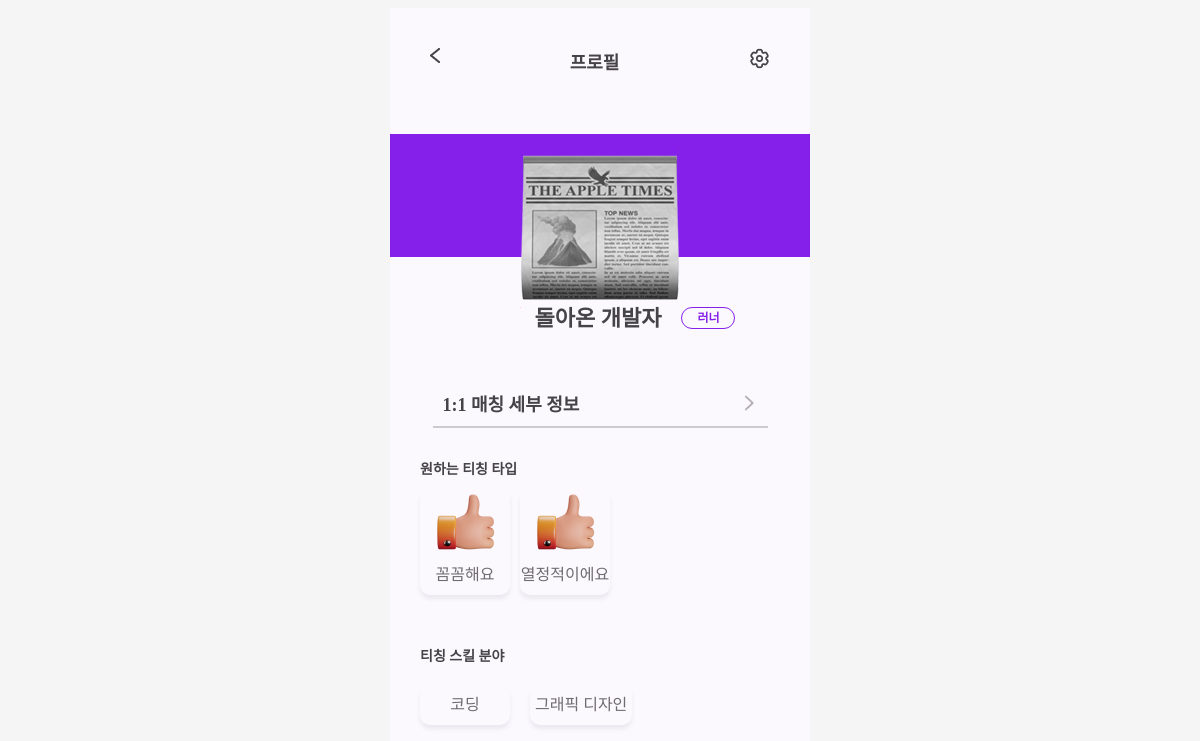
The page /profiles/learner/37/ on the database its author committed.
### profiles/models.py (models this page shows, shortened)
class Learner(models.Model):
    user = models.OneToOneField(User, on_delete=models.CASCADE, related_name='learner_profile')
    nickname = models.CharField(max_length=40, blank=True)
    emoji = models.ImageField(blank=True) # upload_to = 디렉터리 경로 작성요망
    birthdate = models.DateField(null = True, blank = False)
    skills = models.ManyToManyField(Skill, related_name='learner_wanting')
    personalities = models.ManyToManyField(Personality, related_name='learner_wanting')
    my_teachers = models.ManyToManyField(Teacher, related_name='my_learners')

class Personality(models.Model):
    name = models.CharField(max_length=50)

class Skill(models.Model):
    name = models.CharField(max_length=50)
    category = models.ForeignKey(Category, related_name = 'skill', on_delete=models.CASCADE)

### profiles/views.py (the view)
# urls.py: path('learner/<int:id>/', show_learner_profile, name='show_learner_profile'),
def show_learner_profile(request, id):
    profile = Learner.objects.get(id=id)
    return render(request, 'show_learner_profile.html', {'profile':profile})

### profiles/templates/show_learner_profile.html (shortened to what this page needs)
{% load static %}
<!DOCTYPE html>
<html lang="en">
  <head>
    <link rel="stylesheet" href="{% static 'css/runnerMypage.css' %}" />
  </head>
  <body>
    <div class="backgroundContainer">
      <div class="mainContainer">
        <div class="topContainer">
          <a class="backButton" href="{% url 'main:main' %}"
            ><img src="{% static 'images/runnerMypage/🦆 icon _nav arrow left_.png' %}"
          /></a>
          <div class="profile">프로필</div>
          <a href="{% url 'profiles:update_learner_profile' profile.id %}" class="settingButton"
            ><img src="{% static 'images/runnerMypage/🦆 icon _settings_.png' %}"
          /></a>
        </div>
        <div class="imageContainer">
          {% if profile.emoji %}
          <img
            class="profileImage"
            src="{{ profile.emoji.url }}"
          />
          {% else %}
          <img
            class="profileImage"
            src="{% static 'images/runnerMypage/Group 178 (1).png' %}"
          />
          {% endif %}
        </div>
        <div class="runnerProfile">
          <div class="runnerName">{{ profile.nickname }}</div>
          <div class="runnerButton">러너</div>
        </div>
        <a href="{% url 'profiles:update_learner_details' profile.id %}" class="matchingInfo">
          <div class="matchingInfoTitle">1:1 매칭 세부 정보</div>
          <img src="{% static 'images/runnerMypage/Arrow - Left 4.png' %}" />
        </a>
        <div class="middleContainer">
          <div class="teachingtype">
            <div class="teachingtypeTitle">원하는 티칭 타입</div>
            <div class="teachingtypeBox">
              {% for personality in profile.personalities.all %}
              <div class="type">
                <a href=""
                  ><img src="{% static 'images/runnerMypage/3dicons (10).png' %}"
                /></a>
                <div class="typeMessage">{{ personality.name }}</div>
              </div>
              {% endfor %}
            </div>
            <div class="skillContainer">
              <div class="skillTitle">티칭 스킬 분야</div>
              <div class="skillBox">
                {% for skill in profile.skills.all %}
                <div class="skill">{{ skill.name|truncatechars:7 }}</div>
                {% endfor %}
              </div>
          </div>
          </div>
        </div>
      </div>
    </div>
  </body>
</html>

### static/css/runnerMypage.css (style rules this page uses)
html { background-color: whitesmoke; }
body { font-family: "pretendard"; }
.backgroundContainer { max-width: 420px; min-height: 100vh; margin: 0 auto; background-color: #fbf8fe; display: flex; flex-wrap: wrap; }
.mainContainer { width: 100%; flex-direction: column; align-items: center; }
.topContainer { padding: 40px; display: flex; justify-content: space-between; margin-bottom: 20px; }
.imageContainer { position: relative; }
.profile { font-size: 18px; color: #454347; font-weight: bolder; }
.profileImage { position: absolute; top: 50%; left: 50%; transform: translate(-50%, -30%); }
.runnerProfile { margin-top: 50px; display: flex; justify-content: center; line-height: 23px; margin-bottom: 50px; }
.runnerName { margin-left: 70px; font-size: 22px; color: #454347; font-weight: bolder; }
.runnerButton { margin-left: 20px; font-size: 12px; width: 52px; height: 20px; border-radius: 20px; border-color: #8520ea; border-style: solid; border-width: 1.7px; line-height: 20px; color: #8520ea; font-weight: bolder; text-align: center; }
.matchingInfo { display: flex; justify-content: space-between; font-size: 18px; color: #454347; font-weight: bolder; padding: 10px; border-bottom: 2px solid #cdcad0; width: 75%; margin: 0 auto; }
.teachingtype { padding-left: 30px; padding-right: 30px; margin-top: 30px; }
.teachingtypeTitle, .skillTitle { font-size: 14px; color: #454347; font-weight: bolder; }
.teachingtypeBox { padding-top: 10px; display: flex; }
.type { box-shadow: 0px 4px 4px 0px rgb(236, 232, 240); min-width: 90px; text-align: center; margin-right: 10px; border-radius: 10px; color: #6f6b72; font-size: 16px; padding-bottom: 10px; }
.skillContainer { padding-top: 30px; margin-top: 20px; }
.skillBox { display: flex; padding-top: 10px; flex-wrap: wrap; }
.skill { box-shadow: 0px 4px 4px 0px rgb(236, 232, 240); min-width: 80px; height: 30px; text-align: center; margin-right: 20px; margin-top: 10px; line-height: 30px; border-radius: 10px; padding: 5px; color: #6f6b72; font-size: 16px; }
a { text-decoration: none; }

### rows shown on the page
Learner: emoji (picture), nickname "돌아온 개발자"
Personality: name "꼼꼼해요"
Personality: name "열정적이에요"
Skill: name "코딩"
Skill: name "그래픽 디자인"
